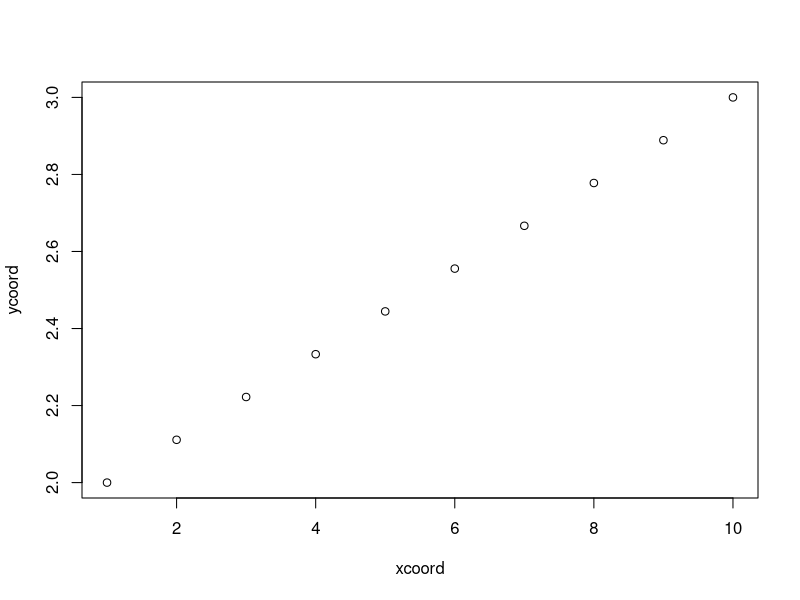
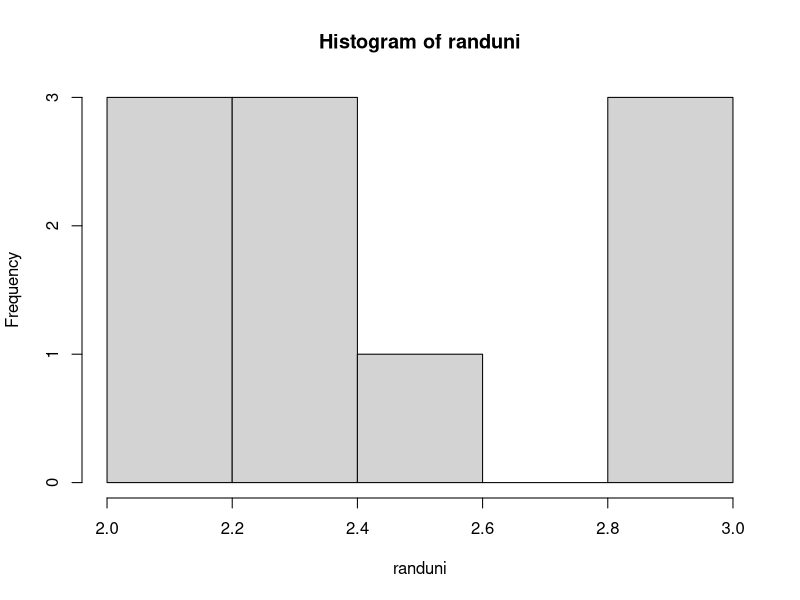
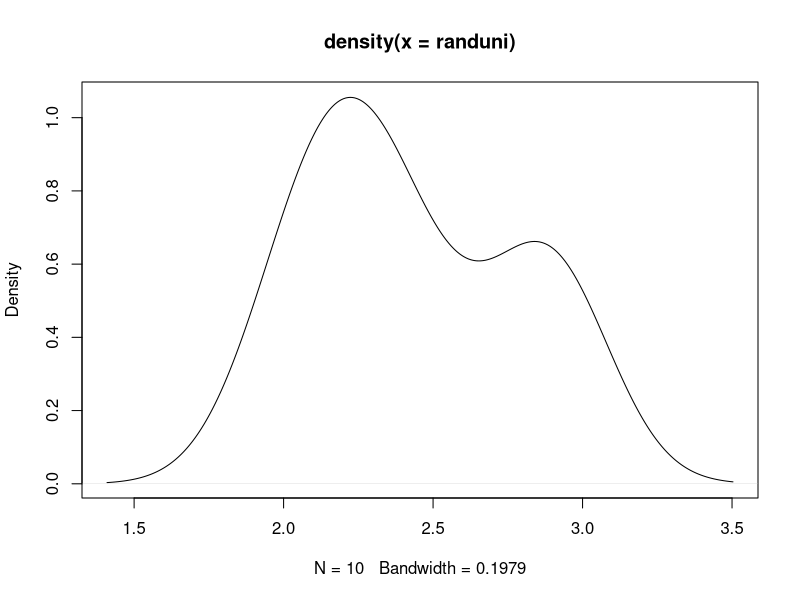
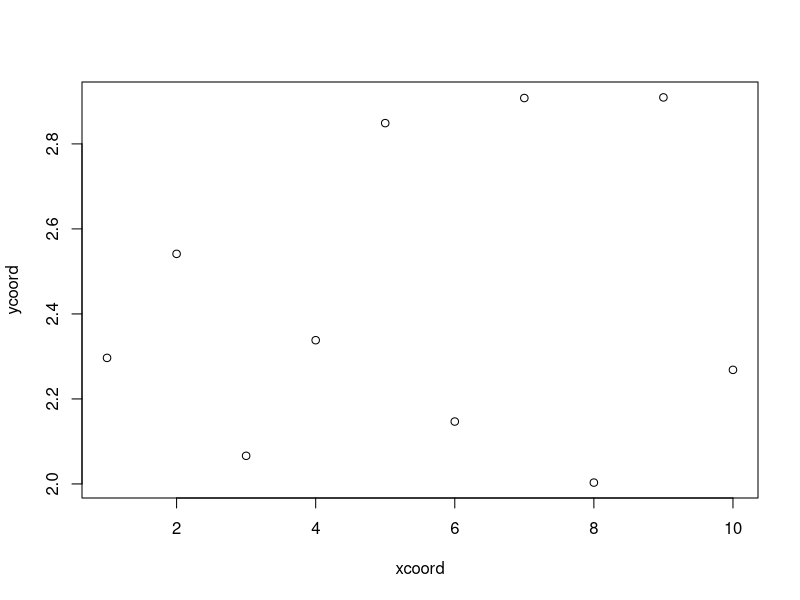
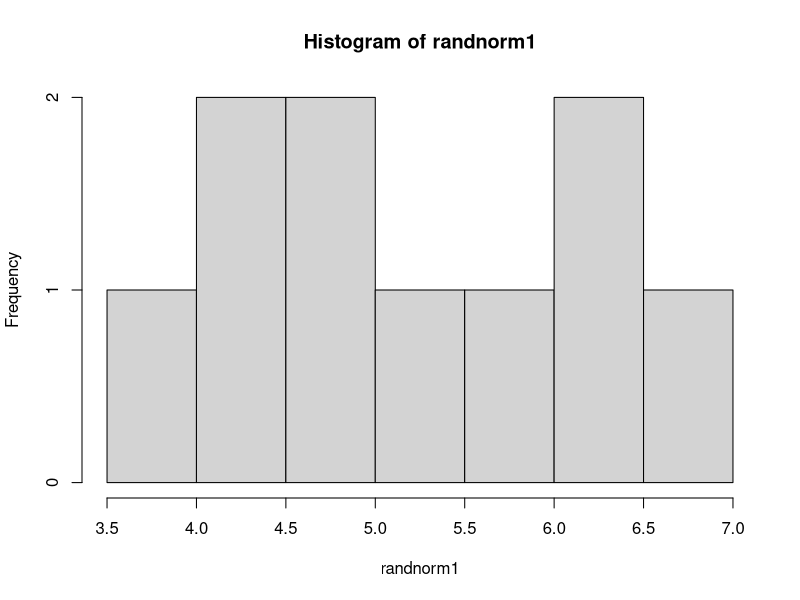
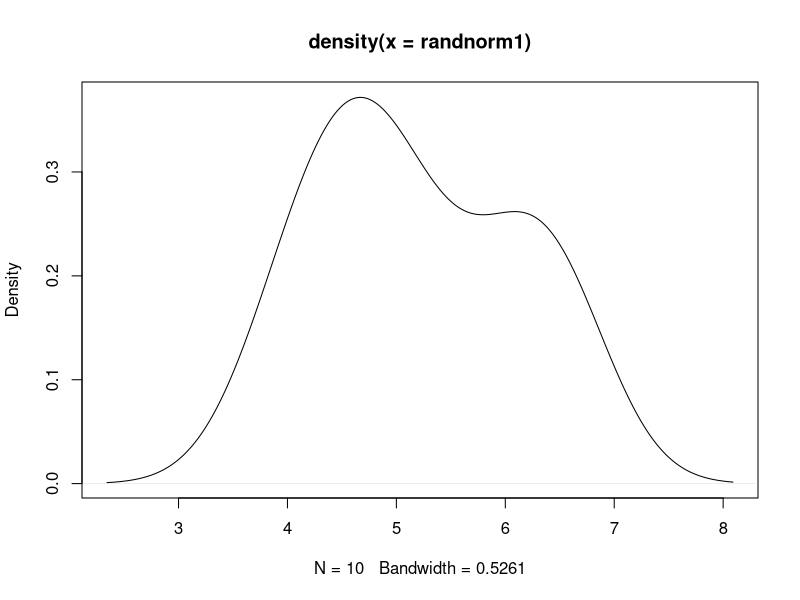
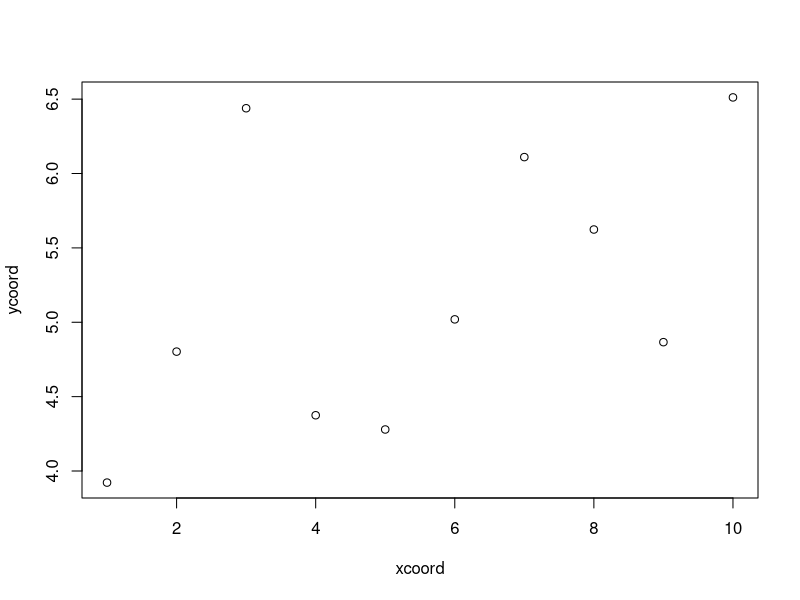
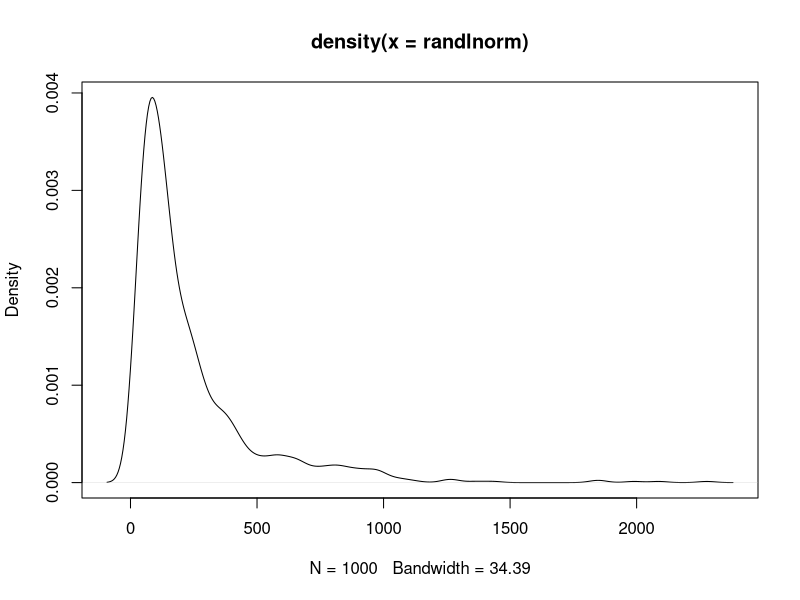

The R source for these figures, in order: (Note: this script raises an error after producing the figures.)
### Making Fake Data ###
### Help plan plotting, analyses, programs, scripts, etc.

## Sequence
sequence1 <- seq(from=1, to=10, by=1)
sequence2 <- seq(1,10,length.out=100)
sequence1
sequence2

dfseq <- data.frame(xcoord=sequence1, ycoord=seq(2,3,length.out=10))
head(dfseq, 10)
plot(ycoord~xcoord, data=dfseq)

## uniform distribution
randuni <- runif(10, min=2, max=3)
hist(randuni)
plot(density(randuni))

dfuni <- data.frame(xcoord=dfseq$xcoord, ycoord=randuni)
plot(ycoord~xcoord, data=dfuni)


## Normal Data
randnorm1 <- rnorm(10, mean=5, sd=1)
randnorm1
hist(randnorm1)
plot(density(randnorm1))

dfnorm <- data.frame(xcoord=dfseq$xcoord, ycoord=randnorm1)

plot(ycoord~xcoord, data=dfnorm)

## Log Normal Data
randlnorm <- rlnorm(1000, meanlog=5, sdlog=1)
plot(density(randlnorm))
plot(density(log(randlnorm)))

## Sampling
randnormbig <- rnorm(10000, mean=5, sd=1)
randnormsampF <- sample(randnormbig, size=100, replace=F)
randnormsampT <- sample(randnormbig, size=100, replace=T)
randnormsamphigh <- sample(randnormbig[randnormbig>=quantile(randnormbig,probs=0.75)], size=5, replace=F)
randnormsampprobT <- sample(c(1,2,3,4,5), size=100, replace=T, prob=c(0.125,0.25,0.25,0.25,0.125))
randnormsampprobF <- sample(c(1,2,3,4,5), size=100, replace=F, prob=c(0.125,0.25,0.25,0.25,0.125))
randnormsampprobF <- sample(c(1,2,3,4,5), size=length(c(1,2,3,4,5)), replace=F, prob=c(0.125,0.25,0.25,0.25,0.125))


plot(density(randnormbig), ylim=c(0,1))
points(density(randnormsampF), type="l", col="red")
points(density(randnormsampT), type="l", col="blue")
points(density(randnormsamphigh), type="l", col="darkgreen")
rug(randnormsamphigh,side=1, col="darkgreen", ticksize=0.1)

hist(randnormsampprobT)
hist(randnormsampprobF)

## Find Quantile (percentile)

quantile(randnorm1, probs=0.1)
quantile(randnorm1, probs=0.5)
median(randnorm1)
mean(randnorm1)
quantile(randnorm1, probs=c(0.025,0.25,0.5,0.75,0.975))
quantobj <- quantile(randnorm1, probs=c(0.025,0.25,0.5,0.75,0.975))
quantobj <- matrix(quantobj)
quantobj

boxplot(randnorm1)
rug(randnorm1, ticksize=0.1,side=4)
boxplot(randnorm1, plot=F)
bxpobj <- boxplot(randnorm1, plot=F)
bxpobj$stats

all.equal(bxpobj$stats, quantobj)
plot(bxpobj$stats, quantobj)
summary(lm(quantobj~bxpobj$stats))

IQR(randnorm1)
median(randnorm1)+(IQR(randnorm1)/2)
bxpobj$stats[4,]
# see ?boxplot.stats to explain difference.  Note how quartiles are calculated and values picked.
# "mod" modulo ?"%%"




